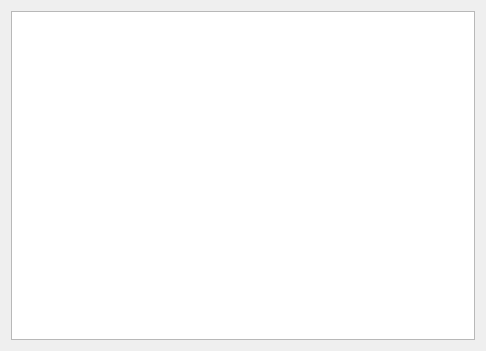
<?xml version="1.0" encoding="UTF-8"?>
<ui version="4.0">
 <class>Dialog</class>
 <widget class="QDialog" name="Dialog">
  <property name="geometry">
   <rect>
    <x>0</x>
    <y>0</y>
    <width>486</width>
    <height>351</height>
   </rect>
  </property>
  <property name="windowTitle">
   <string>Graph</string>
  </property>
  <property name="windowIcon">
   <iconset resource="../res/icon.qrc">
    <normaloff>:/general/img/lafayette.png</normaloff>:/general/img/lafayette.png</iconset>
  </property>
  <layout class="QVBoxLayout" name="verticalLayout_3">
   <item>
    <widget class="PlotWidget" name="graphicsView"/>
   </item>
  </layout>
 </widget>
 <customwidgets>
  <customwidget>
   <class>PlotWidget</class>
   <extends>QGraphicsView</extends>
   <header>pyqtgraph</header>
  </customwidget>
 </customwidgets>
 <resources>
  <include location="../res/icon.qrc"/>
 </resources>
 <connections/>
</ui>
